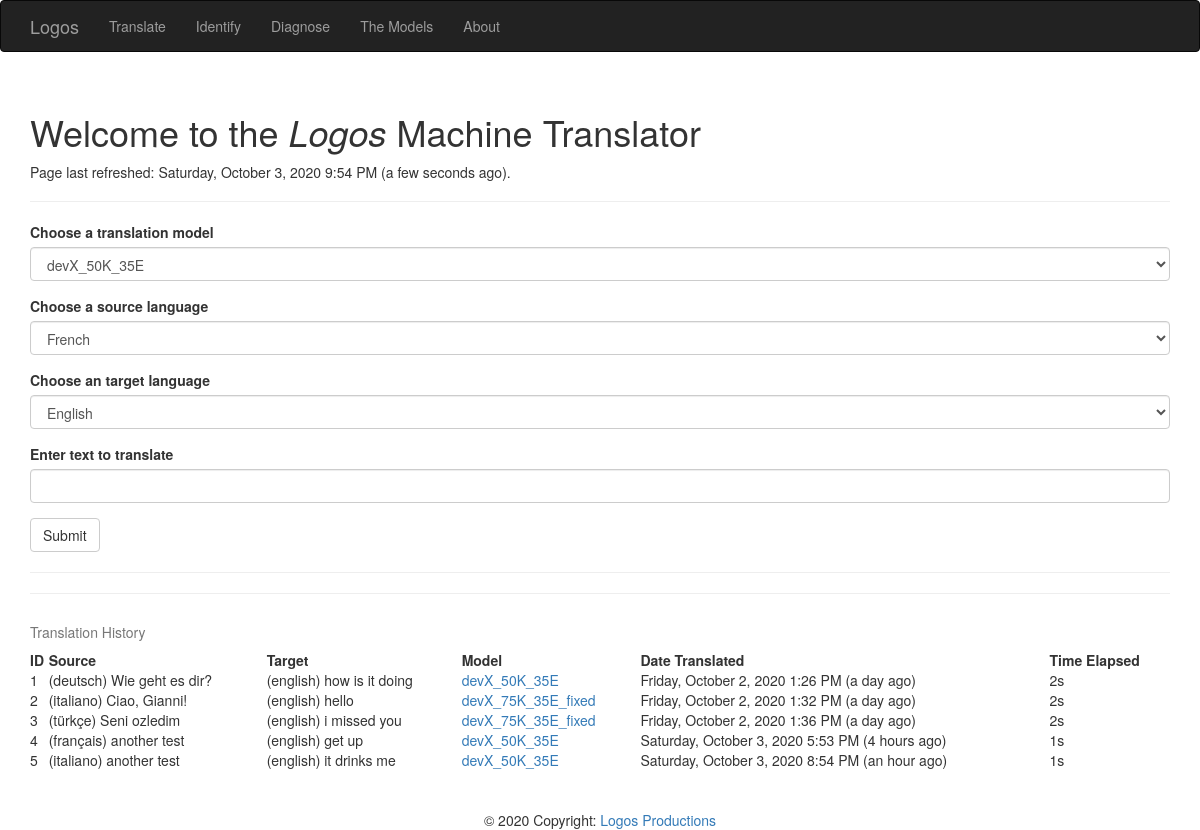
The page / on the database its author committed.
### app/models.py (models this page shows, shortened)
class Language(db.Model):
    __tablename__ = 'languages'
    id = db.Column(db.Integer, primary_key=True)
    code = db.Column(db.String(64), unique=True)
    name = db.Column(db.String(64))
    en_name = db.Column (db.String(64))

class Translation(db.Model):
    __tablename__ = 'translations'
    id = db.Column(db.Integer, primary_key=True)
    date = db.Column(db.DateTime())
    source_txt = db.Column(db.String(64), index=True)
    target_txt = db.Column(db.String(64), index=True)
    model_id = db.Column(db.Integer)
    elapsed_time = db.Column(db.String(64))

class TranslationModel(db.Model):
    __tablename__ = 'translation_models'
    id = db.Column(db.Integer, primary_key=True)
    date = db.Column(db.DateTime())
    name = db.Column(db.String(64))
    summary = db.Column(db.String(64))
    number_of_epochs = db.Column(db.Integer, db.ForeignKey('epochs.id'))
    number_of_sentences = db.Column(db.Integer, db.ForeignKey('subsets.id'))
    source_lang_id = db.Column(db.Integer)
    target_lang_id = db.Column(db.Integer)
    build_id = db.Column(db.Integer)
    model_path = db.Column(db.String)
    source_tokenizer = db.Column(db.String)
    source_max_length = db.Column(db.Integer)
    source_word_count = db.Column(db.Integer)
    target_tokenizer = db.Column(db.String)
    target_word_count = db.Column(db.Integer)
    target_max_length = db.Column(db.Integer)
    aws_bucket_name = db.Column(db.String(64))

### app/main/views.py (the view, shortened to what this page needs)
@main.route('/', methods=['GET', 'POST'])
def index():
    table_of_translation_history = [[   translation.id,
                                        translation.date,
                                        translation.source_txt,
                                        Language.query.filter_by(id=TranslationModel.query.filter_by(id=translation.model_id).first().source_lang_id).first().name,
                                        translation.target_txt,
                                        Language.query.filter_by(id=TranslationModel.query.filter_by(id=translation.model_id).first().target_lang_id).first().name,
                                        TranslationModel.query.filter_by(id=translation.model_id).first().name,
                                        translation.elapsed_time] \
                                        for translation in Translation.query.all()]
    form = TranslationForm()
    form.form_selection_model.choices = [f'{model.name}' for model in db.session.query(TranslationModel.name).distinct()]
    form.form_selection_input_lang.choices = [f'{Language.query.filter_by(id=model.source_lang_id).first().en_name}' \
        for model in db.session.query(TranslationModel.source_lang_id).distinct()]
    form.form_selection_output_lang.choices = [f'{Language.query.filter_by(id=model.target_lang_id).first().en_name}' \
        for model in db.session.query(TranslationModel.target_lang_id).distinct()]
    if 'model_name' in session:
        form.form_selection_model.data = session['model_name']
    if 'input_text' in session:
        form.form_string_input.data= session['input_text']
    if 'input_lang' in session:
        form.form_selection_input_lang.data = session['input_lang']
    if 'output_lang' in session:
        form.form_selection_output_lang.data= session['output_lang']
    return render_template('index.html',
                           form=form,
                           form_output=session.get('form_output'),
                           form_input=session.get('input_text'),
                           ouput_selection=session.get('output_lang'),
                           input_selection=session.get('input_lang'),
                           known=session.get('known', False),
                           table_of_translation_history=table_of_translation_history,
                           current_time=datetime.utcnow())

### app/main/forms.py
class TranslationForm(FlaskForm):
    form_selection_model = SelectField('Choose a translation model', validators=[DataRequired()])
    form_selection_input_lang = SelectField('Choose a source language', validators=[DataRequired()])
    form_selection_output_lang = SelectField('Choose an target language', validators=[DataRequired()])
    form_string_input = StringField('Enter text to translate', validators=[DataRequired()])
    submit = SubmitField('Submit')

### app/templates/index.html (shortened to what this page needs)
{% extends "base.html" %}
{% import "bootstrap/wtf.html" as wtf %}
{% block head %}
{{ super() }}
{% endblock %}
{% block page_content %}
<div class="page-header">
    <h1>Welcome to the <i>Logos</i> Machine Translator</h1>
    <p>Page last refreshed: {{ moment(current_time).format('LLLL') }}
      ({{ moment(current_time).fromNow(refresh=True) }}).</p>
</div>
{{ wtf.quick_form(form) }}
<hr/>
<hr/>
<div class="page=header">
    <table style="width:100%">
        <caption>Translation History</caption>
        <tr>
          <th>ID</th>
          <th>Source</th>
          <th>Target</th>
          <th>Model</th>
          <th>Date Translated</th>
          <th>Time Elapsed</th>
        </tr>
        {% for translation in table_of_translation_history %}
        <tr>
          <td>{{ translation[0] }}</td>
          <td>({{ translation[3] }}) {{ translation[2] }}</td>
          <td>({{ translation [5] }}) {{ translation[4] }}</td>
          <td><a href="/themodels" target="_blank">{{ translation[6] }}</a></td>
          <td>{{ moment(translation[1]).format('LLLL') }} ({{ moment(translation[1]).fromNow(refresh=True) }})</td>
          <td>{{ translation[7] }}</td>
        </tr>
        {% endfor %}
    </table>
</div>
<br/>
<br/>
<footer class="page-footer font-small blue pt-4">
    <div class="footer-copyright text-center py-3">© 2020 Copyright:
      <a href="https://www.notion.so/Logos-fa312d1eb5504c198090ff0da64bc511" target="_blank"> Logos Productions</a>
    </div>
  </footer>
  {% endblock %}

### rows shown on the page
Translation: date "Friday, October 2, 2020 1:26 PM", date "a day ago"
Translation: date "Friday, October 2, 2020 1:32 PM", date "a day ago"
Translation: date "Friday, October 2, 2020 1:36 PM", date "a day ago"
Translation: date "Saturday, October 3, 2020 5:53 PM", date "4 hours ago"
Translation: date "Saturday, October 3, 2020 8:54 PM", date "an hour ago"

### other values the page prints
{{ translation[0] }} "1" "2" "3" "4" "5"
